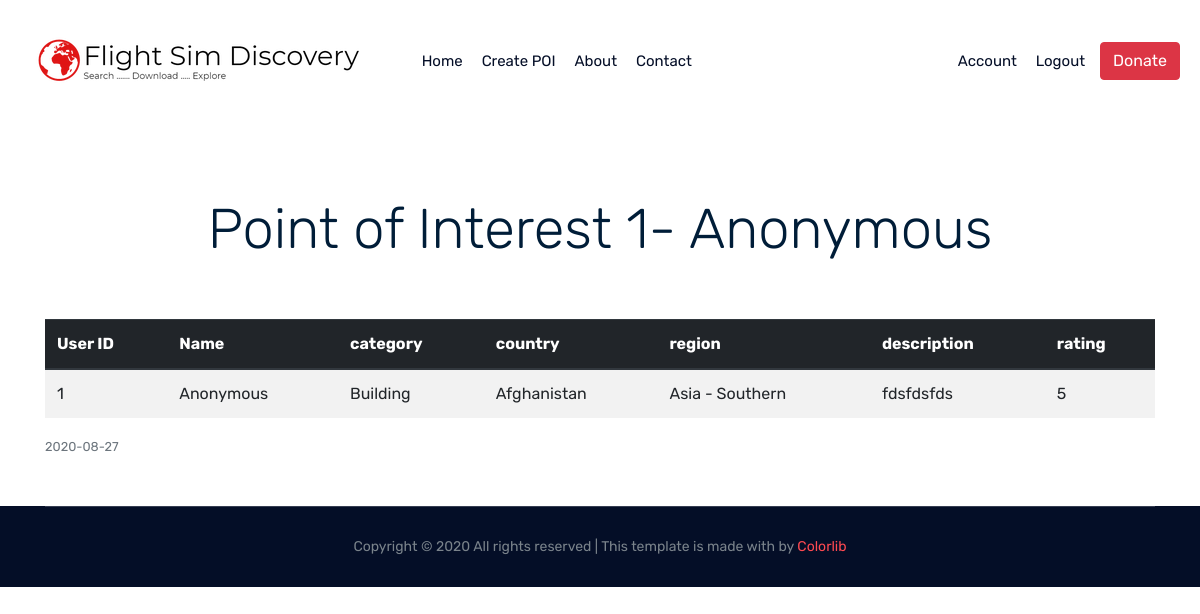
Page /poi/1 (signed in) on the committed database.
### flightsimdiscovery/models.py (models this page shows, shortened)
class Pois(db.Model):
    id = db.Column(db.Integer, primary_key=True)
    user_id = db.Column(db.Integer, db.ForeignKey('user.id'), nullable=False)
    name = db.Column(db.String(50), unique=True, nullable=False)
    latitude = db.Column(db.FLOAT, unique=False, nullable=False)
    longitude = db.Column(db.FLOAT, unique=False, nullable=False)
    region = db.Column(db.String(20), unique=False, nullable=False)
    country = db.Column(db.String(60), unique=False, nullable=False)
    category = db.Column(db.String(20), unique=False, nullable=False)
    description = db.Column(db.Text, nullable=True)
    nearest_icao_code = db.Column(db.String(4), nullable=True)
    rating = db.Column(db.Integer, nullable=True)
    date_posted = db.Column(db.DateTime, nullable=False, default=datetime.utcnow)

### flightsimdiscovery/routes.py (the view)
@app.route("/poi/<int:poi_id>")
@login_required
def poi(poi_id):
    poi = Pois.query.get_or_404(poi_id)
    return render_template('poi.html', poi=poi)

### flightsimdiscovery/models.py (called while the page is built)
@login_manager.user_loader
def load_user(user_id):
    return User.query.get(int(user_id))

### flightsimdiscovery/templates/poi.html (shortened to what this page needs)
{% extends "base.html" %}
{% block content %}
<div class="container">
    <br>
    <br>
    <br>
    <h2 class="article-title display-4 text-center">Point of Interest {{poi.id}}- {{poi.name}}</h2>
          <div class="db_table_area">
                <br>
                <br>
              <table class="table table-striped" >
                <thead class="thead-dark">
                  <tr>
                    <tr>
                        <th scope="col">User ID</th>
                        <th scope="col">Name</th>
                        <th scope="col">category</th>
                        <th scope="col">country</th>
                        <th scope="col">region</th>
                        <th scope="col">description</th>
                        <th scope="col">rating</th>
                      </tr>
                </thead>
                <tbody>
                    <tr>
                        <td>{{poi.user_id}}</td>
                        <td>{{poi.name}}</td>
                        <td>{{poi.category}}</td>
                        <td>{{poi.country}}</td>
                        <td>{{poi.region}}</td>
                        <td>{{poi.description}}</td>
                        <td>{{poi.rating}}</td>
                      </tr>
                </tbody>
              </table>
            </div>
            <small class="text-muted">{{ poi.date_posted.strftime('%Y-%m-%d') }}</small>
          </div>
          <br>
          <br>
{% endblock content %}

### rows in the picture
Pois: id "1", name "Anonymous", user_id "1", category "Building", country "Afghanistan", region "Asia - Southern", description "fdsfdsfds", rating "5", date_posted "2020-08-27"
